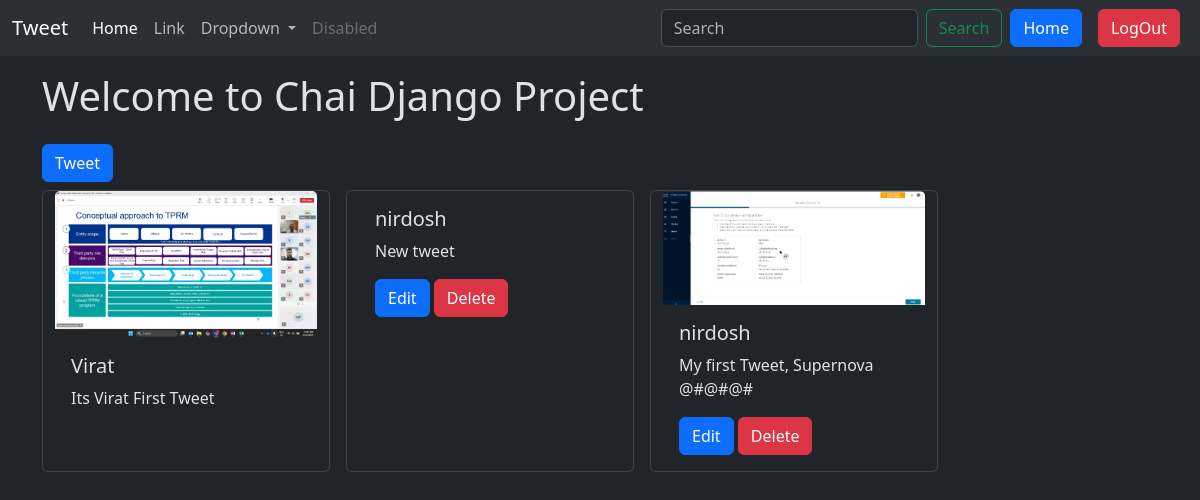
The page /tweet/ (signed in) on the database its author committed.
### tweet/models.py (models this page shows, shortened)
class Tweet(models.Model):
    user = models.ForeignKey(User, on_delete=models.CASCADE)
    text = models.TextField(max_length=240)
    photo = models.ImageField(upload_to='photos/', blank = True, null = True)
    created_at = models.DateTimeField(auto_now_add = True)
    updated_at = models.DateTimeField(auto_now = True)

### tweet/views.py (the view)
# urls.py: path('', views.tweet_list, name = 'tweet_list'),
def tweet_list(request):
    tweets = Tweet.objects.all().order_by('-created_at')
    return render(request, 'tweet_list.html', {'tweets': tweets})

### tweet/templates/tweet_list.html (shortened to what this page needs)
{% extends "layout.html" %}
{% block content %}
<a class="my-2 btn btn-primary" href="{% url 'tweet_create' %}"> Tweet</a>
<div class="container row gap-3">
    {% for tweet in tweets %}
        <div class="card" style="width: 18rem;">
            {% if  tweet.photo %}
                <img src="{{tweet.photo.url}}" class="card-img-top" alt="...">
            {% endif %}
            <div class="card-body">
                <h5 class="card-title">{{tweet.user.username}}</h5>
                <p class="card-text">{{tweet.text}}</p>
                {% if tweet.user == user %}
                    <a href="{% url 'tweet_edit' tweet.id %}" class="btn btn-primary">Edit</a>
                    <a href="{% url 'tweet_delete' tweet.id %}" class="btn btn-danger">Delete</a>
                {% endif %}
            </div>
        </div>
    {% endfor %}
</div>
{% endblock %}

### rows shown on the page
Tweet: photo (picture), user.username "Virat", text "Its Virat First Tweet"
Tweet: user.username "nirdosh", text "New tweet", shows "Edit"
Tweet: photo (picture), user.username "nirdosh", text "My first Tweet, Supernova @#@#@#", shows "Edit"
